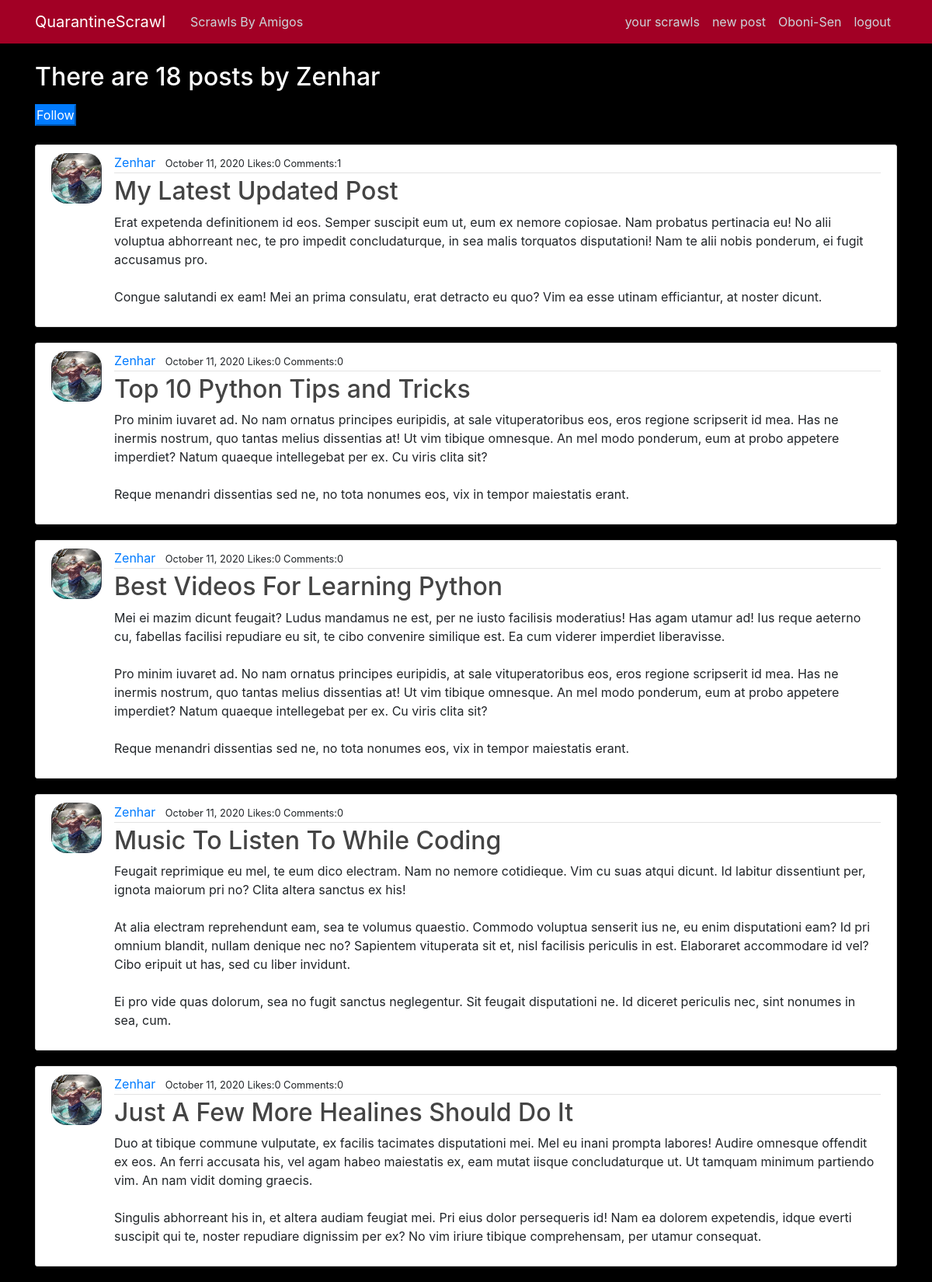
Screenshot of /user/Zenhar (signed in, upper part) with the database file from the repository.
### users/models.py (models this page shows, shortened)
class Profile(models.Model):
    user = models.OneToOneField(User, on_delete=models.CASCADE)
    image = models.ImageField(default="poseidon.jpg", upload_to="profile_pics")
    follow = models.ManyToManyField(User, related_name="followers", blank=True)
    follower = models.ManyToManyField(User, related_name="follows", blank=True)

### blog/models.py (models this page shows, shortened)
class Post(models.Model):
    title = models.CharField(max_length=100)
    content = RichTextUploadingField()
    date = models.DateTimeField(default=timezone.now)
    author = models.ForeignKey(User, on_delete=models.CASCADE)
    liked = models.ManyToManyField(User, related_name="liked", default=None, blank=True)
    commented = models.ManyToManyField(
        User, related_name="commented", default=None, blank=True
    )

### blog/views.py (the view)
# urls.py: path("user/<str:username>", UserPostListView.as_view(), name="user-posts"),
class UserPostListView(ListView):
    model = Post
    template_name = "blog/user_posts.html"
    paginate_by = 8
    def get_queryset(self):
        user = get_object_or_404(User, username=self.kwargs.get("username"))
        return Post.objects.filter(author=user).order_by("-date")
    def get_object(self, **kwargs):
        usernameFromURL = get_object_or_404(User, username=self.kwargs.get("username"))
        viewProfile = get_object_or_404(Profile, user=usernameFromURL)
        return viewProfile
    def get_context_data(self, **kwargs):
        context = super().get_context_data(**kwargs)
        viewProfile = self.get_object()
        loggedInProfile = Profile.objects.get(user=self.request.user)
        if viewProfile.user == self.request.user:
            current_user = True
        else:
            current_user = False
        if viewProfile.user in loggedInProfile.follow.all():
            following = True
        else:
            following = False
        if (
            viewProfile.user in loggedInProfile.follow.all()
            and loggedInProfile.user in viewProfile.follow.all()
        ):
            bothFollowing = True
        else:
            bothFollowing = False
        context["following"] = following
        context["all_posts"] = self.get_queryset()
        context["viewProfile"] = Profile.objects.filter(user=viewProfile.user)
        context["comments"] = Comment.objects.filter(post=self.get_queryset())
        context["bothFollowing"] = bothFollowing
        context["current_user"] = current_user
        return context

### blog/templates/blog/user_posts.html (shortened to what this page needs)
{% extends "blog/base.html" %}
{% block content %}
<h2 style="color:white;" class="mb-3 user-posts-title" > There are {{page_obj.paginator.count}} posts by {{ view.kwargs.username }}  </h2>
{% for vProfile in viewProfile %}
{%  if not current_user %}
{% if following %}
<form action="{% url 'follow-unfollow-view' %}" method="POST">
    {% csrf_token %}
    <input type="hidden" name="view_profile_pk" value="{{vProfile.id}}">
    <button type="submit" class="btn-success">Unfollow</button>
</form>
{% else %}
<form action="{% url 'follow-unfollow-view' %}" method="POST">
    <button type="submit" class="btn-primary" >Follow</button>
</form>
{% endif %}
{% endif %}
{% endfor %}
<br>
    {% for post in all_posts %}
        <article class="media content-section">
          <img class="rounded-cirle article-img" src="{{post.author.profile.image.url}}" alt="">
          <div class="media-body">
            <div class="article-metadata">
                <a class="mr-2" href="{% url 'user-posts' post.author.username %}">{{ post.author }}</a>
                <small>{{ post.date|date:"F d, Y" }}  Likes:{{post.liked.all.count}}  Comments:{{post.commented.all.count}}</small>
            </div>
            <h2><a class="article-title" href="{% url 'post-detail' post.id %}">{{ post.title }}</a></h2>
            <p class="article-content">{{ post.content|safe }}</p>
          </div>
        </article>
    {% endfor %}
{% endblock content %}

### blog/templates/blog/base.html (shortened to what this page needs)
{% load static %}
<!DOCTYPE html>
<html>
<head>
    <link rel="stylesheet" href="https://maxcdn.bootstrapcdn.com/bootstrap/4.0.0/css/bootstrap.min.css">
    <link rel="stylesheet" type="text/css" href="{% static 'blog/blog-css/main.css' %}">
    <link rel="stylesheet" type="text/css" href="{% static 'users/profile.css' %}">
</head>
<body>
    <header class="site-header">
      <nav class="navbar navbar-expand-md navbar-dark navbar-bg-steel fixed-top">
        <div class="container">
          <a class="navbar-brand mr-4" href="{% url 'home' %}">QuarantineScrawl</a>
          <div class="collapse navbar-collapse" id="navbarToggle">
            <div class="navbar-nav mr-auto">
              <a class="nav-item nav-link" href="{% url 'amigos-home' %}">Scrawls By Amigos</a>
            </div>
            <div class="navbar-nav">
              {% if user.is_authenticated %}
              <a class="nav-item nav-link" href="{% url 'user-posts' user.username  %}"> your scrawls</a>
              <a class="nav-item nav-link" href="{% url 'post-create' %}"> new post</a>
              <a class="nav-item nav-link" href="{% url 'profile' %}">{{user.username}}</a>
              <a class="nav-item nav-link" href="{% url 'logout' %}">logout</a>
              {% else %}
              <a class="nav-item nav-link" href="{% url 'login' %}">Login</a>
              <a class="nav-item nav-link" href="{% url 'register' %}">Register</a>
              {% endif %}
            </div>
          </div>
        </div>
      </nav>
    </header>
    <main role="main" class="container">
          {% block content %}{% endblock %}
    </main>
</body>
</html>

### blog/static/blog/blog-css/main.css (style rules this page uses)
body { background-color: black; margin-top: 5rem; }
.navbar-bg-steel { background-color: #a20025; }
.site-header .navbar-nav .nav-link { color: #cbd5db; font-weight: 400; }
.content-section { background: #ffffff; padding: 10px 20px; border: 1px solid #dddddd; border-radius: 3px; margin-bottom: 20px; }
.article-title { color: #444444; }
.article-content { white-space: pre-line; }
.article-img { height: 65px; width: 65px; margin-right: 16px; border-radius: 20px; }
.article-metadata { padding-bottom: 1px; margin-bottom: 4px; border-bottom: 1px solid #e3e3e3; }

### users/static/users/users-css/profile.css (style rules this page uses)
* { margin: 0px; padding: 0px; box-sizing: border-box; }

### rows the page displays
Post: author.profile.image (picture), author "Zenhar", date "October 11, 2020", liked.all.count "0", commented.all.count "1", title "My Latest Updated Post", content "Erat expetenda definitionem id eos. Semper suscipit eum ut, eum ex nemore copiosae. Nam probatus pertinacia eu! No alii voluptua abhorreant nec, te pro impedit concludaturque, in sea malis torquatos disputationi! Nam te alii nobis ponderum, ei fugit accusamus pro. Congue salutandi ex eam! Mei an prima consulatu, erat detracto eu quo? Vim ea esse utinam efficiantur, at noster dicunt."
Post: author.profile.image (picture), author "Zenhar", date "October 11, 2020", liked.all.count "0", commented.all.count "0", title "Top 10 Python Tips and Tricks", content "Pro minim iuvaret ad. No nam ornatus principes euripidis, at sale vituperatoribus eos, eros regione scripserit id mea. Has ne inermis nostrum, quo tantas melius dissentias at! Ut vim tibique omnesque. An mel modo ponderum, eum at probo appetere imperdiet? Natum quaeque intellegebat per ex. Cu viris clita sit? Reque menandri dissentias sed ne, no tota nonumes eos, vix in tempor maiestatis erant."
Post: author.profile.image (picture), author "Zenhar", date "October 11, 2020", liked.all.count "0", commented.all.count "0", title "Best Videos For Learning Python", content "Mei ei mazim dicunt feugait? Ludus mandamus ne est, per ne iusto facilisis moderatius! Has agam utamur ad! Ius reque aeterno cu, fabellas facilisi repudiare eu sit, te cibo convenire similique est. Ea cum viderer imperdiet liberavisse. Pro minim iuvaret ad. No nam ornatus principes euripidis, at sale vituperatoribus eos, eros regione scripserit id mea. Has ne inermis nostrum, quo tantas melius dissentias at! Ut vim tibique omnesque. An mel modo ponderum, eum at probo appetere imperdiet? Natum quaeque intellegebat per ex. Cu viris clita sit? Reque menandri dissentias sed ne, no tota nonumes eos, vix in tempor maiestatis erant."
Post: author.profile.image (picture), author "Zenhar", date "October 11, 2020", liked.all.count "0", commented.all.count "0", title "Music To Listen To While Coding", content "Feugait reprimique eu mel, te eum dico electram. Nam no nemore cotidieque. Vim cu suas atqui dicunt. Id labitur dissentiunt per, ignota maiorum pri no? Clita altera sanctus ex his! At alia electram reprehendunt eam, sea te volumus quaestio. Commodo voluptua senserit ius ne, eu enim disputationi eam? Id pri omnium blandit, nullam denique nec no? Sapientem vituperata sit et, nisl facilisis periculis in est. Elaboraret accommodare id vel? Cibo eripuit ut has, sed cu liber invidunt. Ei pro vide quas dolorum, sea no fugit sanctus neglegentur. Sit feugait disputationi ne. Id diceret periculis nec, sint nonumes in sea, cum."
Post: author.profile.image (picture), author "Zenhar", date "October 11, 2020", liked.all.count "0", commented.all.count "0", title "Just A Few More Healines Should Do It", content "Duo at tibique commune vulputate, ex facilis tacimates disputationi mei. Mel eu inani prompta labores! Audire omnesque offendit ex eos. An ferri accusata his, vel agam habeo maiestatis ex, eam mutat iisque concludaturque ut. Ut tamquam minimum partiendo vim. An nam vidit doming graecis. Singulis abhorreant his in, et altera audiam feugiat mei. Pri eius dolor persequeris id! Nam ea dolorem expetendis, idque everti suscipit qui te, noster repudiare dignissim per ex? No vim iriure tibique comprehensam, per utamur consequat."

### other values shown
{{ user.username }} "Oboni-Sen"
{{ page_obj.paginator.count }} "18"
{{ view.kwargs.username }} "Zenhar"
